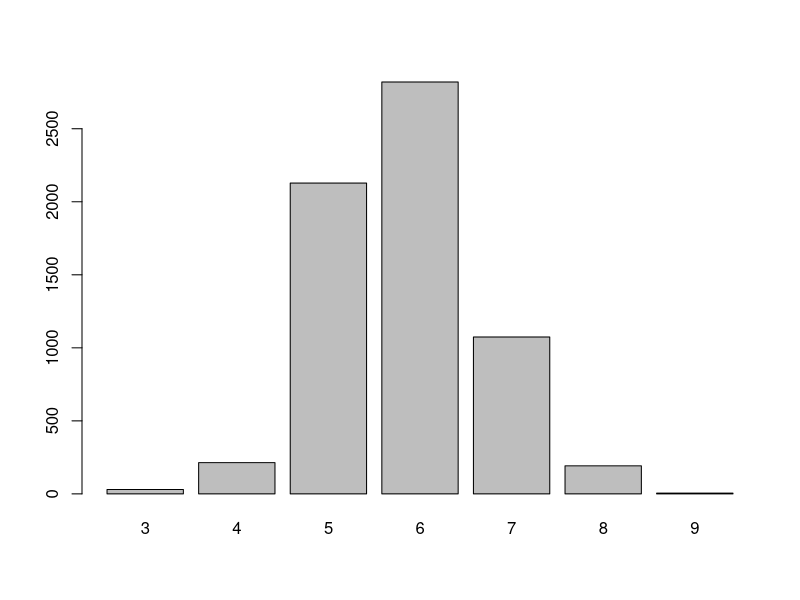

Recreate this plot in R. (Note: this script raises an error after producing the figure.)
#PROJECT - 04
# Wine Quality Data
wine_data = read.csv("winequality.csv")
print(head(wine_data))
print(tail(wine_data))
#to view data in R studio tab
#View(wine_data)

#name the barplot
png("winequalityplot.png")
#Let's plot the barplot
barplot(table(wine_data$quality))
#save the file
dev.off()
#from this barplot you get number of wines with quality like 6, 7  and more
#let's divide this into good, bad and normal like >6,<6 and =6 repectively.
wine_data$taste = ifelse(wine_data$quality<6, "bad","good")
wine_data$taste[wine_data$quality == 6] = "normal"
wine_data$taste =as.factor(wine_data$taste)
table(wine_data$taste)

#Let's divid the data into test adn training dataset
#1st way
split = sample.split(wine_data, SplitRatio = 0.8)
train_set = subset(wine_data, split = "TRUE")
test_set = subset(wine_data, split = "FALSE")
#2nd way
#set.seed(123)
#samp = sample(nrow(wine_data),0.6 * nrow(wine_data))
#train = wine_data[samp,]
#test = wine_data[-samp,]

#use the random forest
library(randomForest)

model = randomForest(taste ~type+fixed.acidity+volatile.acidity+citric.acid+residual.sugar+chlorides +free.sulfur.dioxide+total.sulfur.dioxide+density +pH+sulphates+alcohol+quality, data = train_set)
model

#predicting model using test_set
pred = predict(model,data = train_set)
table(pred, test_set$taste)

(2384+1277+2836)/nrow(test_set)

